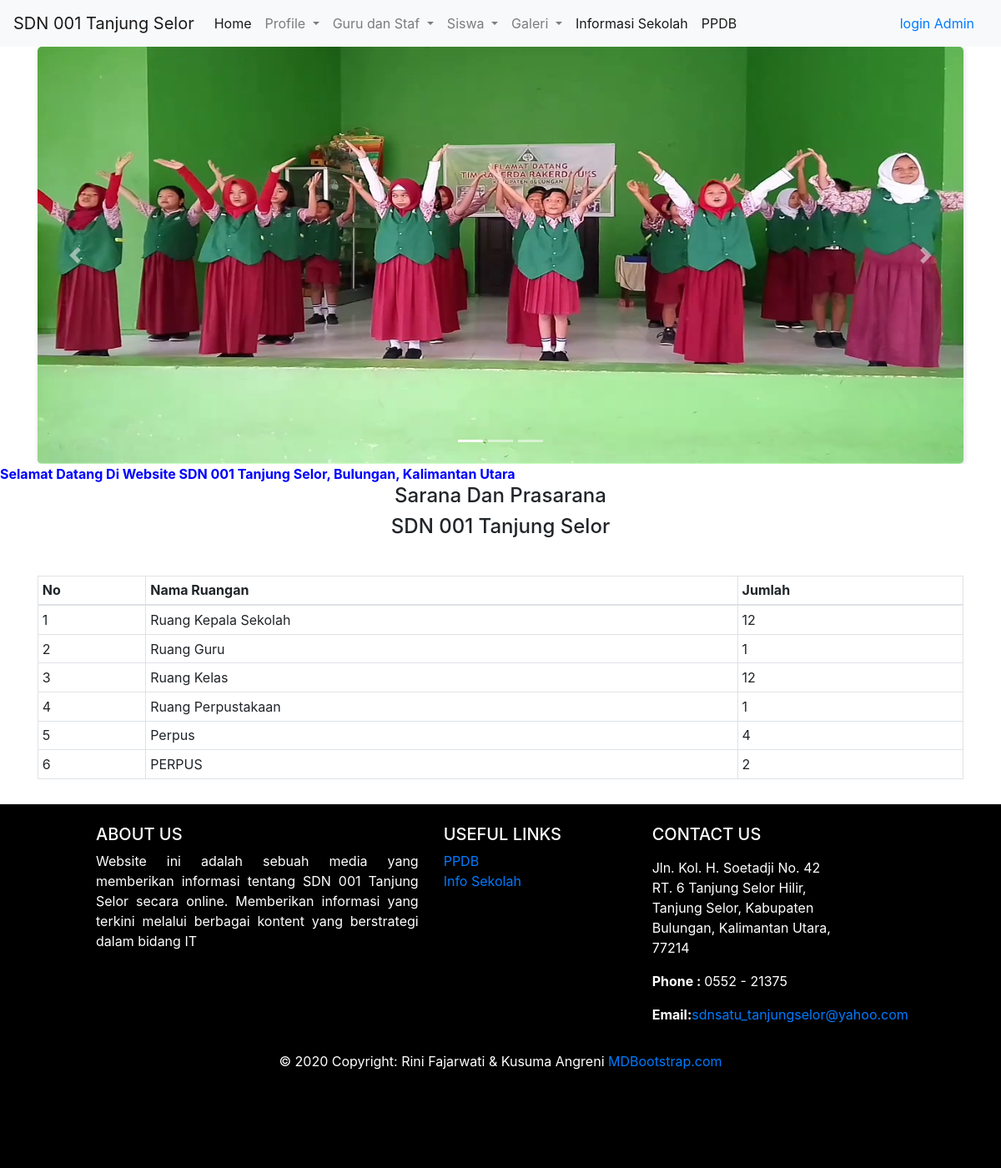
The page /page/sarana.php on the database its author committed.
### tables this page shows
CREATE TABLE `content` (
  `id` int(11) NOT NULL,
  `title` text NOT NULL,
  `content` text NOT NULL,
  `image` varchar(200) NOT NULL,
  `type` varchar(200) NOT NULL
);

CREATE TABLE `sarana` (
  `id` int(11) NOT NULL,
  `nama_ruangan` varchar(50) NOT NULL,
  `jumlah_ruangan` int(11) NOT NULL
);

### page/sarana.php (the view, shortened to what this page needs)
<?php
$admin = $_SESSION['auth'];
include "../config/koneksi.php";
?>
<!doctype html>
<html lang="en">
<head>
    <link rel="stylesheet" href="https://maxcdn.bootstrapcdn.com/bootstrap/4.0.0/css/bootstrap.min.css">
    <link rel="stylesheet" type="text/css" href="../css/global.css">
</head>
<body>
    <header>
        <nav class="navbar navbar-expand-lg navbar-light bg-light">
            <a class="navbar-brand" href="#">SDN 001 Tanjung Selor</a>
            <div class="collapse navbar-collapse" id="navbarSupportedContent">
                <ul class="navbar-nav mr-auto">
                    <li class="nav-item active">
                        <a class="nav-link" href="home.php">Home <span class="sr-only">(current)</span></a>
                    </li>
                    <li class="nav-item dropdown">
                        <a class="nav-link dropdown-toggle" href="#" id="navbarDropdown" role="button" data-toggle="dropdown" aria-haspopup="true" aria-expanded="false">
                            Profile
                        </a>
                    </li>
                    <li class="nav-item dropdown">
                        <a class="nav-link dropdown-toggle" href="#" id="navbarDropdown" role="button" data-toggle="dropdown" aria-haspopup="true" aria-expanded="false">
                            Guru dan Staf
                        </a>
                    </li>
                    <li class="nav-item dropdown">
                        <a class="nav-link dropdown-toggle" href="#" id="navbarDropdown" role="button" data-toggle="dropdown" aria-haspopup="true" aria-expanded="false">
                            Siswa
                        </a>
                    </li>
                    <li class="nav-item dropdown">
                        <a class="nav-link dropdown-toggle" href="#" id="navbarDropdown" role="button" data-toggle="dropdown" aria-haspopup="true" aria-expanded="false">
                            Galeri
                        </a>
                    </li>
                    <li class="nav-item active">
                        <a class="nav-link" href="info.php">Informasi Sekolah <span class="sr-only">(current)</span></a>
                    </li>
                    <li class="nav-item active">
                        <a class="nav-link" href="https://ppdbsd001tanjungselor.000webhostapp.com/">PPDB <span class="sr-only">(current)</span></a>
                    </li>
                </ul>
                <form class="nav-item active">
                    <?php
                    if ($admin === "true") {
                        echo " <a class='nav-link' href='logout.php'>Logout<span class='sr-only'>(current)</span></a>";
                    } else {
                        echo " <a class='nav-link' href='login.html'>login Admin<span class='sr-only'>(current)</span></a>";
                    }
                    ?>
                </form>
            </div>
        </nav>
        <div class="atas">
            <div id="carouselExampleIndicators" class="carousel slide" data-ride="carousel">
                <ol class="carousel-indicators">
                    <li data-target="#carouselExampleIndicators" data-slide-to="0" class="active"></li>
                    <li data-target="#carouselExampleIndicators" data-slide-to="1"></li>
                    <li data-target="#carouselExampleIndicators" data-slide-to="2"></li>
                </ol>
                <div class="carousel-inner container">
                    <?php
                    $ambildata = mysqli_query($conn, "SELECT * FROM content WHERE type='isifoto'");
                    $i = "false";
                    while ($tampil = mysqli_fetch_array($ambildata)) {
                        if ($i === "false") echo "<div class='carousel-item active'>";
                        else echo "<div class='carousel-item'>";
                        $i = "true";
                        echo "
                        <img class='d-block w-100' src='../image/$tampil[image]' width='350' height='500' alt='$tampil[content]'>
                    </div>
                    ";
                    }
                    ?>
                </div>
                <a class="carousel-control-prev" href="#carouselExampleIndicators" role="button" data-slide="prev">
                    <span class="carousel-control-prev-icon" aria-hidden="true"></span>
                </a>
                <a class="carousel-control-next" href="#carouselExampleIndicators" role="button" data-slide="next">
                    <span class="carousel-control-next-icon" aria-hidden="true"></span>
                </a>
            </div>
        </div>
        <div class="tulisan">
            <marquee style="color:  blue"><b> Selamat Datang Di Website SDN 001 Tanjung Selor, Bulungan, Kalimantan Utara</b>
            </marquee>
        </div>
    </header>
    <main class="container">
        <h4 style="text-align: center;">Sarana Dan Prasarana</h4>
        <h4 style="text-align: center;">SDN 001 Tanjung Selor</h4>
        <table class="table table-bordered table-sm table-">
            <thead>
                <tr>
                    <th scope="col">No</th>
                    <th scope="col">Nama Ruangan</th>
                    <th scope="col">Jumlah</th>
                </tr>
            </thead>
            <tbody>
                <?php
                $no = 1;
                $ambildata = mysqli_query($conn, "SELECT * FROM sarana");
                while ($tampil = mysqli_fetch_array($ambildata)) {
                    echo "
                        <tr>
                            <td>$no</td>
                            <td>$tampil[nama_ruangan]</td>
                            <td>$tampil[jumlah_ruangan]</td>
                            ";
                    echo "
                        </tr>";
                    $no++;
                }
                ?>
            </tbody>
        </table>
    </main>
    <footer class="page-footer font-small blue pt-4">
        <div class="container-fluid text-center text-md-left">
            <div class="row">
                <div class="col-md-5 mt-md-0 mt-3">
                    <h5 class="text-uppercase">About Us</h5>
                    <?php
                    $ambildata = mysqli_query($conn, "SELECT * FROM content WHERE title='About'");
                    while ($tampil = mysqli_fetch_array($ambildata)) {
                        echo "
                        <p style='text-align:justify'>$tampil[content]</p>
                     ";
                    }
                    ?>
                </div>
                <div class="col-md-3 mb-md-0 mb-3">
                    <h5 class="text-uppercase">Useful Links</h5>
                    <ul class="list-unstyled">
                        <li>
                            <a href="https://ppdbsd001tanjungselor.000webhostapp.com/">PPDB</a>
                        </li>
                        <li>
                            <a href="info.php">Info Sekolah</a>
                        </li>
                    </ul>
                </div>
                <div class="col-md-3 mb-md-0 mb-3">
                    <h5 class="text-uppercase">Contact Us</h5>
                    <ul class="list-unstyled">
                        <li>
                            <p>
                            <address>Jln. Kol. H. Soetadji No. 42 RT. 6 Tanjung Selor Hilir, Tanjung Selor, Kabupaten Bulungan, Kalimantan Utara, 77214</address>
                            </p>
                        </li>
                        <li>
                            <p><strong>Phone : </strong>0552 - 21375<br /></p>
                        </li>
                        <li>
                            <p><strong>Email:</strong><a href="mailto:sdnsatu_tanjungselor@yahoo.com">sdnsatu_tanjungselor@yahoo.com</a></p>
                        </li>
                    </ul>
                </div>
            </div>
        </div>
        <div class="footer-copyright text-center py-3">© 2020 Copyright: Rini Fajarwati & Kusuma Angreni
            <a href="https://mdbootstrap.com/"> MDBootstrap.com</a>
        </div>
    </footer>
</body>
</html>

### css/global.css (style rules this page uses)
.atas { background-color: white; text-align: center; color: white; }
footer { background-color: black; color: white; padding: 100px; margin-top: 30px; }
.table { margin-top: 44px; }
img { box-shadow: 1px 1px 5px 1px rgba(0, 0, 0, 0.1); border-radius: 5px }
span { display: inline-block; width: 300px; height: 50px; overflow: hidden; }

### rows shown on the page
content: image (picture)
sarana: nama_ruangan "Ruang Kepala Sekolah", jumlah_ruangan "12"
sarana: nama_ruangan "Ruang Guru", jumlah_ruangan "1"
sarana: nama_ruangan "Ruang Kelas", jumlah_ruangan "12"
sarana: nama_ruangan "Ruang Perpustakaan", jumlah_ruangan "1"
sarana: nama_ruangan "Perpus", jumlah_ruangan "4"
sarana: nama_ruangan "PERPUS", jumlah_ruangan "2"
content: content "Website ini adalah sebuah media yang memberikan informasi tentang SDN 001 Tanjung Selor secara online. Memberikan informasi yang terkini melalui berbagai kontent yang berstrategi dalam bidang IT"
